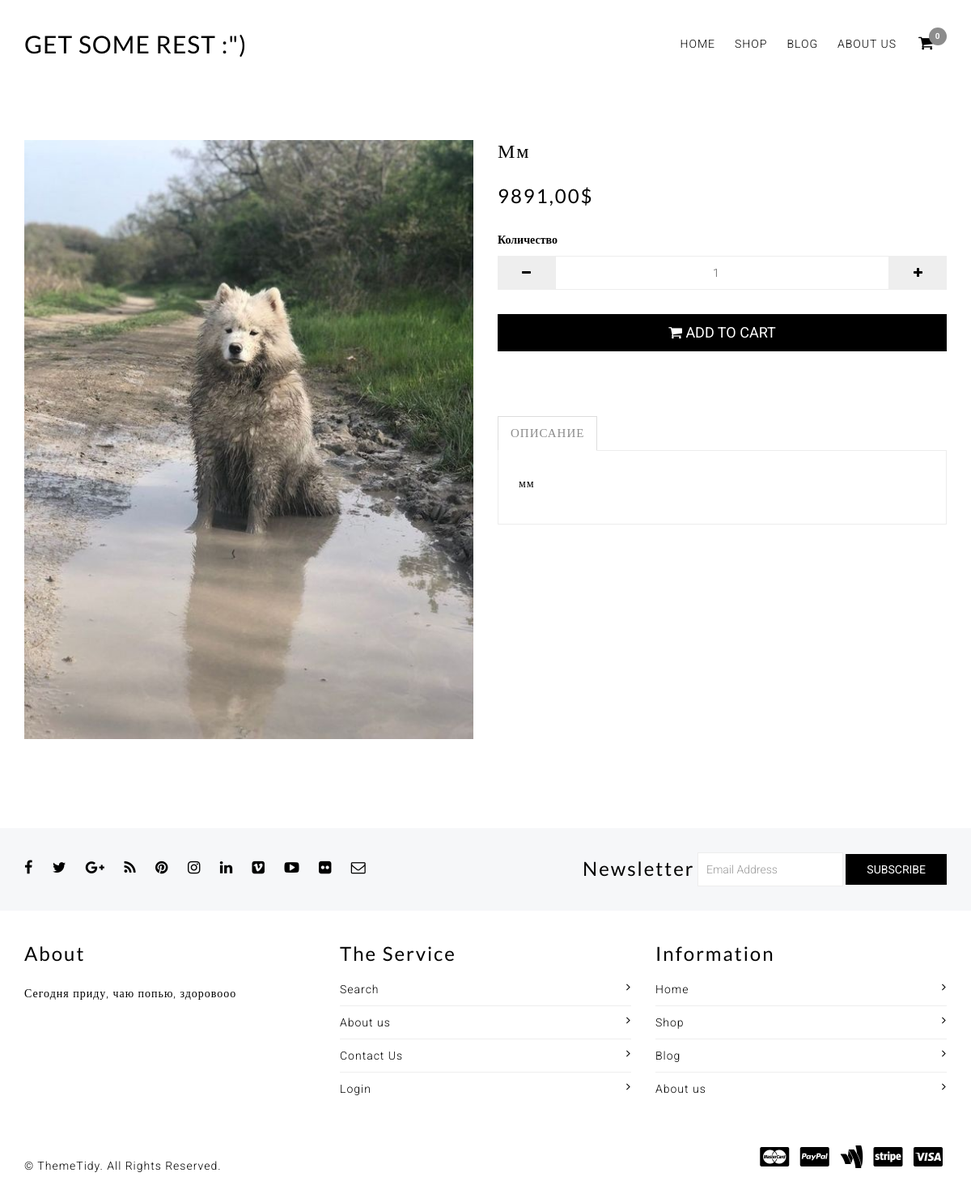
The page /single-product.html?slug=mm on the database its author committed.
### shop/models.py (models this page shows, shortened)
class Product(models.Model):
    name = models.CharField(
        max_length=128,
        null=False,
        blank=False,
        verbose_name='название'
    )
    descr = models.CharField(
        max_length=4096,
        verbose_name='описание',
        null=True,
        blank=True
    )
    price = models.DecimalField(
        max_digits=6,
        decimal_places=2,
        verbose_name='цена',
        null=False,
        blank=False
    )
    image = models.ImageField(
        verbose_name='картинка',
        upload_to='products/',
        null=True,
        blank=True
    )
    slug = models.SlugField(
        verbose_name='URL',
        unique=True,
        null=False,
        blank=False
    )
    class Meta:
        verbose_name = 'товар'
        verbose_name_plural = 'товары'

### shop/views.py (the view)
# urls.py: path('single-product.html', single_product, name='single_product'),
def single_product(request):
    slug = request.GET.get('slug')
    product = get_object_or_404(Product, slug=slug)
    cart_id = request.session.get('cart_id')
    try:
        cart = Cart.objects.get(cart_id=cart_id)
    except Cart.DoesNotExist:
        response = HttpResponse(status=200)
        cart = Cart.objects.create(cart_id=generate_cart_id())
        response.set_cookie('cart_id', cart.cart_id)
    return render(request, 'single-product.html', {'products': product, 'cart_id': cart_id})

### shop/templates/single-product.html (shortened to what this page needs)
{% load static %}
<!DOCTYPE html>
 <html class="no-js">
<head>
    <link href="{% static 'assets/bootstrap.min.css' %}" rel="stylesheet" type="text/css" media="all" />
    <link href="{% static 'assets/paira.css' %}" rel="stylesheet" type="text/css" media="all" />
    <link href="{% static 'assets/paira-typography.css' %}" rel="stylesheet" type="text/css" media="all" />
    <link href="{% static 'assets/paira-responsive.css' %}" rel="stylesheet" type="text/css" media="all" />
    <link href="{% static 'assets/font-awesome.min.css' %}" rel="stylesheet" type="text/css" media="all" />
</head>
<body>
<div class="paira-container">
    <header>
        <section class="header-top">
            <div class="container">
                <div class="row">
                    <div class="col-md-12 col-sm-12 col-xs-12">
                        <nav class="navbar navbar-default paira-mega-menu mega-menu">
                            <div class="logo-text pull-left text-uppercase">
                                <h2 class="margin-bottom-20"><a href="index.html">Get some rest :")</a></h2>
                            </div>
                            <ul class="list-inline pull-right margin-clear add-cart">
                                <li class="dropdown cart-menu-body paira-cart-menu-body">
                                    <a href="cart.html"><i class="fa fa-shopping-cart"></i> <span class="badge paira-cart-item-count">0</span></a>
                                </li>
                            </ul>
                            <div id="navbar-collapse" class="navbar-collapse collapse pull-right">
                                <ul class="nav navbar-nav">
                                    <li class="">
                                        <a href="index.html">Home</a>
                                    </li>
                                    <li class="">
                                        <a href="collection.html">Shop</a>
                                    </li>
                                    <li class="">
                                        <a href="blog.html">Blog</a>
                                    </li>
                                    <li class="">
                                        <a href="about-us.html">About us</a>
                                    </li>
                                </ul>
                            </div>
                        </nav>
                    </div>
                </div>
            </div>
        </section>
    </header>
    <main class="product-page">
        <section class="single-product paira-gap-2">
            <div class="container">
                <div class="row">
                    <div class="col-md-12 col-sm-12 col-xs-12">
                        <div class="row paira-product">
                            <div class="col-md-6 col-sm-6 col-xs-12 paira-gap-1">
                                <div class="paira-single-product-image">
                                    <div class="paira-single-product-slider">
                                        <img src="{{ products.image.url }}" alt="" class="paira-product-image img-responsive margin-bottom-30" />
                                    </div>
                                </div>
                            </div>
                            <div class="col-md-6 col-sm-6 col-xs-12 paira-gap-1">
                                <h3 class="margin-clear paira-product-title margin-bottom-30">{{ products.name }}</h3>
                                <h3 class="margin-bottom-30 paira-price-preview">
                                    <span class="paira-default-price"><span class="money">{{ products.price }}$</span></span>
                                </h3>
                                <form method="POST" action="{% url 'cart_add' %}">
                                    <div class="full-width">
                                        <strong>Количество</strong>
                                        <div class="input-group paira-quantity-group product-quantity-group margin-top-10">
                                            <div class="input-group-addon itemDown" data-direction="down"><i class="fa fa-minus"></i></div>
                                            <input type="number" name="quantity" value="1" class="form-control paira-single-quantity text-center" placeholder="1">
                                            <div class="input-group-addon itemUp" data-direction="up"><i class="fa fa-plus"></i></div>
                                        </div>
                                    </div>
                                    <div class="single-product-button">
                                        <button type="submit" class="btn btn-default btn-block btn-lg margin-top-30"><i class="fa fa-shopping-cart"></i> Add To Cart</button>
                                    </div>
                                </form>
                                <div class="paira-gap-1 paira-gap-2">
                                    <ul class="nav nav-tabs single-product-tabs">
                                        <li class="active"><a href="#description" data-toggle="tab">Описание</a></li>
                                    </ul>
                                    <div class="tab-content">
                                        <div class="tab-pane active" id="description">
                                            <p>{{ products.descr }}</p>
                                        </div>
                                    </div>
                                </div>
                            </div>
                        </div>
                    </div>
                </div>
            </div>
        </section>
    </main>
    <footer>
        <section class="footer-top">
            <div class="container">
                <div class="row">
                    <div class="col-md-6 col-sm-12 col-xs-12">
                        <ul class="list-inline margin-top-30 margin-bottom-30">
                            <li class="margin-top-10" data-toggle="tooltip" data-placement="top" title="Facebook">
                                <a href="https://www.facebook.com/themetidy" target="_blank">
                                    <i class="fa fa-facebook"></i>
                                </a>
                            </li>
                            <li class="margin-top-10" data-toggle="tooltip" data-placement="top" title="Twitter">
                                <a href="https://twitter.com/themetidy" target="_blank">
                                    <i class="fa fa-twitter"></i>
                                </a>
                            </li>
                            <li class="margin-top-10" data-toggle="tooltip" data-placement="top" title="Google Plus">
                                <a href="http://www.themetidy.com/" target="_blank">
                                    <i class="fa fa-google-plus"></i>
                                </a>
                            </li>
                            <li class="margin-top-10" data-toggle="tooltip" data-placement="top" title="Rss">
                                <a href="http://www.themetidy.com/" target="_blank">
                                    <i class="fa fa-rss"></i>
                                </a>
                            </li>
                            <li class="margin-top-10" data-toggle="tooltip" data-placement="top" title="Pinterest">
                                <a href="https://www.pinterest.com/themetidy" target="_blank">
                                    <i class="fa fa-pinterest"></i>
                                </a>
                            </li>
                            <li class="margin-top-10" data-toggle="tooltip" data-placement="top" title="Instagram">
                                <a href="https://instagram.com/themetidy" target="_blank">
                                    <i class="fa fa-instagram"></i>
                                </a>
                            </li>
                            <li class="margin-top-10" data-toggle="tooltip" data-placement="top" title="LinkedIn">
                                <a href="https://www.linkedin.com/company/themetidy" target="_blank">
                                    <i class="fa fa-linkedin"></i>
                                </a>
                            </li>
                            <li class="margin-top-10" data-toggle="tooltip" data-placement="top" title="Vimeo">
                                <a href="http://www.themetidy.com/" target="_blank">
                                    <i class="fa fa-vimeo-square"></i>
                                </a>
                            </li>
                            <li class="margin-top-10" data-toggle="tooltip" data-placement="top" title="Youtube">
                                <a href="https://www.youtube.com/user/themetidy" target="_blank">
                                    <i class="fa fa-youtube-play"></i>
                                </a>
                            </li>
                            <li class="margin-top-10" data-toggle="tooltip" data-placement="top" title="Flickr">
                                <a href="https://www.flickr.com/photos/themetidy" target="_blank">
                                    <i class="fa fa-flickr"></i>
                                </a>
                            </li>
                            <li class="margin-top-10" data-toggle="tooltip" data-placement="top" title="Contact Us">
                                <a href="mailto:support@themetidy.com" target="_blank"><i class="fa fa-envelope-o"></i></a>
                            </li>
                        </ul>
                    </div>
                    <div class="col-md-6 col-sm-12 col-xs-12 newsletter">
                        <form class="form-inline pull-right margin-top-30 margin-bottom-30" action="http://eepurl.com/b-0yt9" method="post" target="_blank" novalidate="" name="mc-embedded-subscribe-form" id="mc-embedded-subscribe-form">
                            <div class="form-group">
                                <label for="newsletter-email"><h3 class="margin-clear padding-clear pull-left">Newsletter</h3></label>
                                <input type="email" class="form-control" name="newsletter-email" id="newsletter-email" placeholder="Email Address" required>
                            </div>
                            <button type="submit" class="btn btn-default">Subscribe</button>
                        </form>
                    </div>
                </div>
            </div>
        </section>
        <section class="footer-middle paira-gap-4">
            <div class="container">
                <div class="row">
                    <div class="col-md-4 col-sm-12 col-xs-12">
                        <h3 class="paira-gap-3 margin-clear margin-bottom-20">About</h3>
                        <p>Сегодня приду, чаю попью, здоровооо</p>
                    </div>
                    <div class="col-md-4 col-sm-12 col-xs-12">
                        <h3 class="paira-gap-3 margin-clear margin-bottom-20">The Service</h3>
                        <ul class="list-unstyled footer-list-style">
                            <li><a href="search.html">Search <i class="fa fa-angle-right"></i></a></li>
                            <li><a href="about-us.html">About us <i class="fa fa-angle-right"></i></a></li>
                            <li><a href="contact-us.html">Contact Us <i class="fa fa-angle-right"></i></a></li>
                            <li><a href="login.html">Login <i class="fa fa-angle-right"></i></a></li>
                        </ul>
                    </div>
                    <div class="col-md-4 col-sm-12 col-xs-12">
                        <h3 class="paira-gap-3 margin-clear margin-bottom-20">Information</h3>
                        <ul class="list-unstyled footer-list-style">
                            <li><a href="index.html">Home <i class="fa fa-angle-right"></i></a></li>
                            <li><a href="collection.html">Shop <i class="fa fa-angle-right"></i></a></li>
                            <li><a href="blog.html">Blog <i class="fa fa-angle-right"></i></a></li>
                            <li><a href="about-us.html">About us <i class="fa fa-angle-right"></i></a></li>
                        </ul>
                    </div>
                </div>
            </div>
        </section>
        <section class="footer-bottom">
            <div class="container">
                <div class="row">
                    <div class="col-md-12 col-sm-12 col-xs-12">
                        <p class="pull-left margin-top-30 margin-bottom-20">&copy; <a href="http://www.themetidy.com/" target="_blank">ThemeTidy</a>. All Rights Reserved.</p>
                        <ul class="pull-right list-inline margin-top-20 margin-bottom-20">
                            <li><i class="fa fa-cc-mastercard fa-2x" aria-hidden="true"></i></li>
                            <li><i class="fa fa-cc-paypal fa-2x" aria-hidden="true"></i></li>
                            <li><i class="fa fa-google-wallet fa-2x" aria-hidden="true"></i></li>
                            <li><i class="fa fa-cc-stripe fa-2x" aria-hidden="true"></i></li>
                            <li><i class="fa fa-cc-visa fa-2x" aria-hidden="true"></i></li>
                        </ul>
                    </div>
                </div>
            </div>
        </section>
    </footer>
</div>
</body>
</html>

### rows shown on the page
Product: image (picture), name "Мм", price "9891,00", descr "мм"
